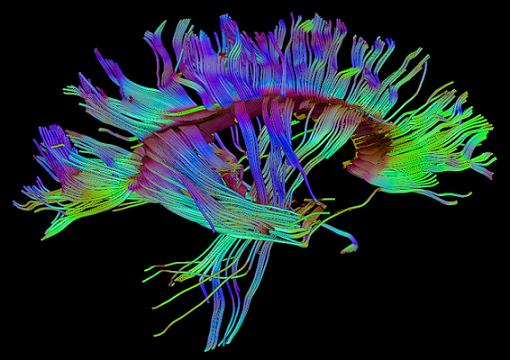
#> input picture 14 Matplotlib, OpenCV, & CNN/14_Codes/14_Codes/DTI.jpg, 510 x 360 px
$ python vis_DTI.py   (older library calls are emulated)
#> lines starting #> are read from the running program, lines starting #| are printed output that depends on the picture
import matplotlib.pyplot as plt,numpy as np,scipy.misc
plt.close('all'); img=plt.imread('DTI.jpg')
#> further down, img is the input picture: shape (360, 510, 3); mean R, G, B 29.5, 39.1, 44.3
print(img.shape,type(img),img.dtype)
#| (360, 510, 3) <class 'numpy.ndarray'> uint8
plt.imshow(img); plt.figure()
img2=np.mean(img,2); print(img2.shape)
#> after `img2 = np.mean(img, 2)`:
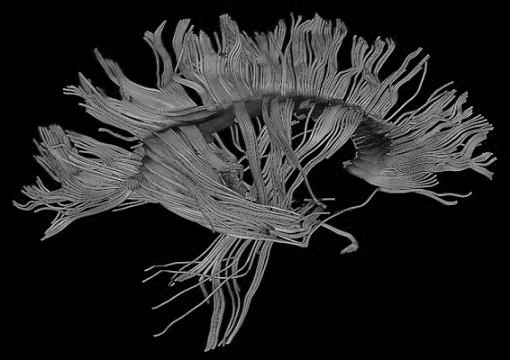
#> img2: shape (360, 510) float64; min 0, max 220.3, mean 37.6
#| (360, 510)
plt.imshow(img2,cmap=plt.cm.gray)
scipy.misc.imsave('DTI_gray.jpg',img2)
